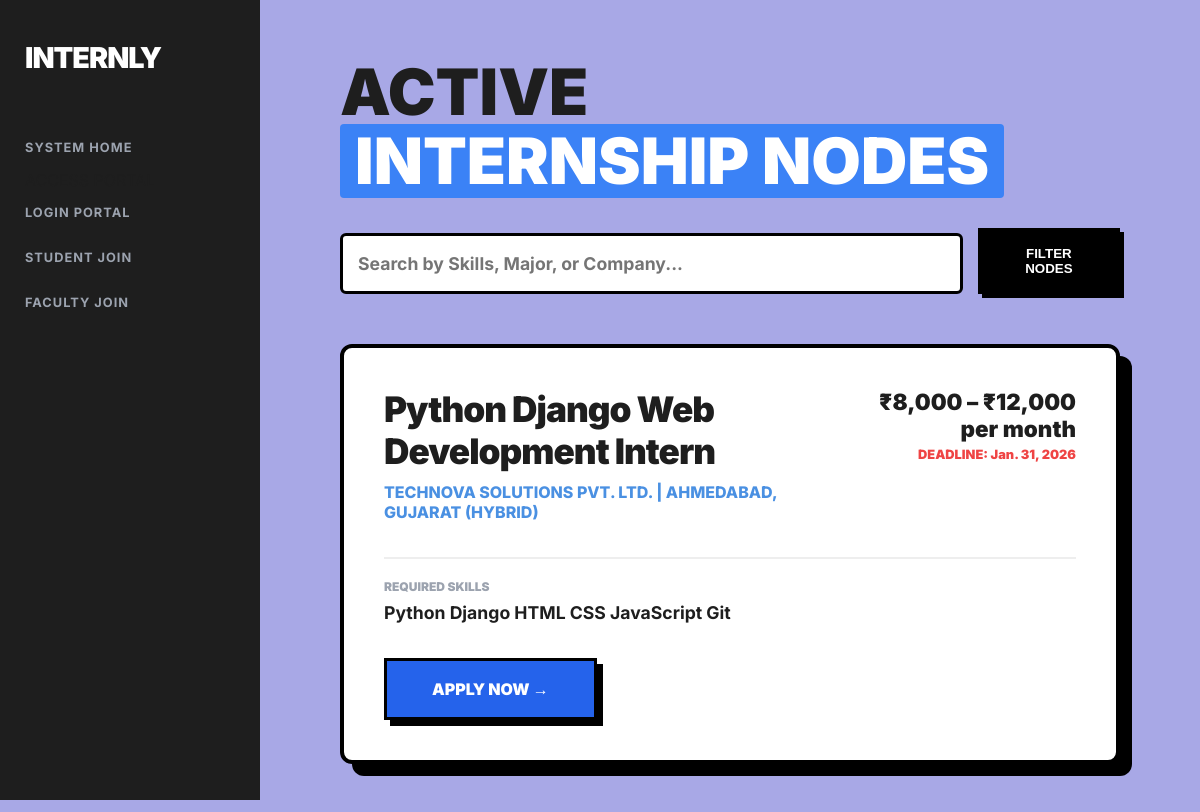
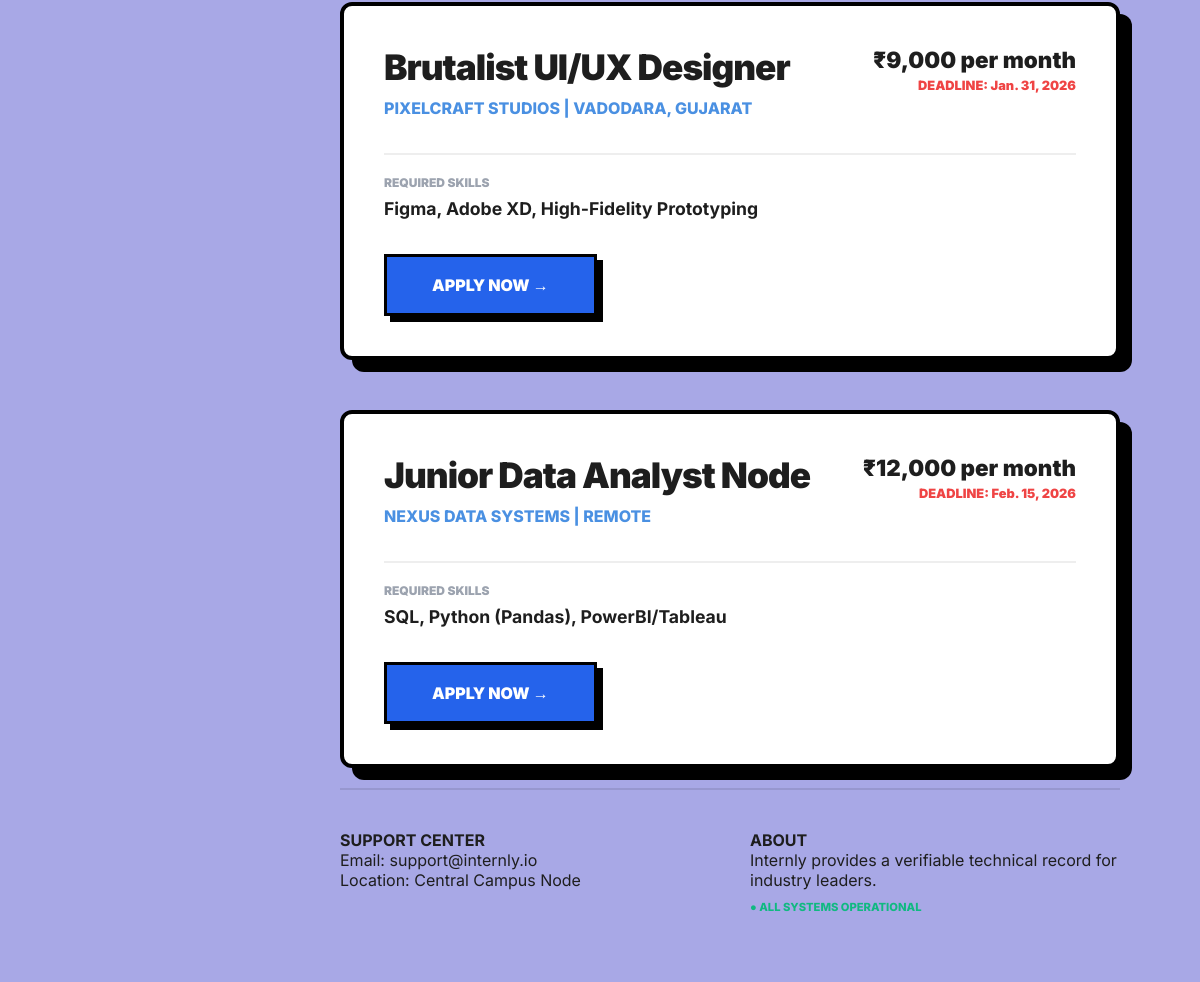
Screenshot of /internships/ with the database file from the repository (2 pictures, top to bottom).
### management/models.py (models this page shows, shortened)
class Internship(models.Model):
    title = models.CharField(max_length=200)
    company_name = models.CharField(max_length=200)
    location = models.CharField(max_length=200)
    stipend = models.CharField(max_length=100)
    deadline = models.DateField()
    required_skills = models.TextField()
    description = models.TextField()
    faculty = models.ForeignKey(User, on_delete=models.CASCADE)
    external_apply_link = models.URLField(blank=True, null=True)

### management/views.py (the view)
# urls.py: path('internships/', views.internship_list, name='internship_list'),
def internship_list(request):
    query = request.GET.get('q', '')
    internships = Internship.objects.filter(Q(title__icontains=query) | Q(required_skills__icontains=query)) if query else Internship.objects.all()
    return render(request, 'management/internship_list.html', {'internships': internships, 'query': query})

### management/templates/management/internship_list.html (shortened to what this page needs)
{% extends 'management/base.html' %}
{% block content %}
<div class="dashboard-container" style="max-width: 1200px; margin: 0 auto;">
    <div style="margin-bottom: 50px;">
        <h1 class="main-header">ACTIVE<br><span class="highlight-blue">INTERNSHIP NODES</span></h1>
        <form method="GET" action="{% url 'internship_list' %}" style="margin-top: 30px; display: flex; gap: 15px;">
            <input type="text" name="q" placeholder="Search by Skills, Major, or Company..."
                   value="{{ query|default:'' }}"
                   style="flex-grow: 1; padding: 15px; border: 3px solid black; font-weight: 700; font-family: inherit; font-size: 1.1rem;">
            <button type="submit" class="brutalist-btn btn-filter"
                    style="padding: 15px 30px; background: black; color: white; border: 3px solid black; font-weight: 900; cursor: pointer; text-transform: uppercase; box-shadow: 4px 4px 0px black;">
                FILTER NODES
            </button>
        </form>
    </div>
    <div style="display: grid; grid-template-columns: 1fr; gap: 30px;">
        {% for internship in internships %}
            <div class="workspace-card" style="padding: 40px; border: 4px solid black; box-shadow: 12px 12px 0px black; background: white;">
                <div style="display: flex; justify-content: space-between; align-items: flex-start;">
                    <div>
                        <h2 style="margin: 0; font-size: 2.2rem; font-weight: 900; letter-spacing: -1px;">{{ internship.title }}</h2>
                        <p style="margin: 10px 0; font-weight: 800; color: #4a90e2; text-transform: uppercase;">
                            {{ internship.company_name }} | {{ internship.location }}
                        </p>
                    </div>
                    <div style="text-align: right;">
                        <p style="margin: 0; font-weight: 900; font-size: 1.4rem;">{{ internship.stipend }}</p>
                        <p style="margin: 5px 0 0; font-size: 0.8rem; color: #ef4444; font-weight: 900;">DEADLINE: {{ internship.deadline }}</p>
                    </div>
                </div>
                <div style="margin-top: 25px; border-top: 2px solid #eee; padding-top: 20px;">
                    <p style="font-weight: 900; font-size: 0.75rem; color: #9ca3af; text-transform: uppercase; margin-bottom: 8px;">Required Skills</p>
                    <p style="font-weight: 700; font-size: 1.1rem;">{{ internship.required_skills }}</p>
                </div>
                <div style="margin-top: 35px;">
                    <a href="{% url 'internship_detail' internship.pk %}" class="brutalist-btn btn-apply-blue"
                       style="display: inline-block; padding: 18px 45px; background: #2563eb; color: white; border: 3px solid black; text-decoration: none; font-weight: 900; font-size: 1rem; text-transform: uppercase; box-shadow: 6px 6px 0px black;">
                        APPLY NOW →
                    </a>
                </div>
            </div>
        {% endfor %}
    </div>
</div>
{% endblock %}

### management/static/css/style.css (style rules this page uses)
:root { --brand-blue: #3b82f6; --brand-dark: #1e1e1e; --brand-lavender: #a8a8e6; --brand-white: #ffffff; --sidebar-width: 260px; }
* { box-sizing: border-box; margin: 0; padding: 0; }
body { font-family: 'Inter', sans-serif; background-color: var(--brand-lavender); display: flex; color: var(--brand-dark); min-height: 100vh; }
.main-header { font-size: 4rem; font-weight: 900; line-height: 1; margin-bottom: 20px; color: var(--brand-dark); }
.highlight-blue { background: var(--brand-blue); color: white; padding: 5px 15px; border-radius: 4px; display: inline-block; }
.workspace-card { background: var(--brand-white); padding: 35px; border-radius: 12px; border: 3px solid var(--brand-dark); box-shadow: 12px 12px 0px rgba(0, 0, 0, 0.1), 0 10px 30px rgba(59, 130, 246, 0.05); transition: all 0.3s cubic-bezier(0.175, 0.885, 0.32, 1.275); margin-bottom: 20px; }
input[type="text"], input[type="password"], input[type="email"], textarea, select { width: 100%; padding: 12px 15px; border: 2px solid var(--brand-dark); border-radius: 6px; font-family: inherit; font-weight: 600; margin-top: 5px; outline: none; transition: 0.2s; }

### management/templates/management/internship_list.html (style rules this page uses)
.brutalist-btn { transition: all 0.1s ease-in-out; }

### rows the page displays
Internship: title "Python Django Web Development Intern", company_name "TECHNOVA SOLUTIONS PVT. LTD.", location "AHMEDABAD, GUJARAT (HYBRID)", stipend "₹8,000 – ₹12,000 per month", deadline "Jan. 31, 2026", required_skills "Python Django HTML CSS JavaScript Git"
Internship: title "Brutalist UI/UX Designer", company_name "PIXELCRAFT STUDIOS", location "VADODARA, GUJARAT", stipend "₹9,000 per month", deadline "Jan. 31, 2026", required_skills "Figma, Adobe XD, High-Fidelity Prototyping"
Internship: title "Junior Data Analyst Node", company_name "NEXUS DATA SYSTEMS", location "REMOTE", stipend "₹12,000 per month", deadline "Feb. 15, 2026", required_skills "SQL, Python (Pandas), PowerBI/Tableau"
